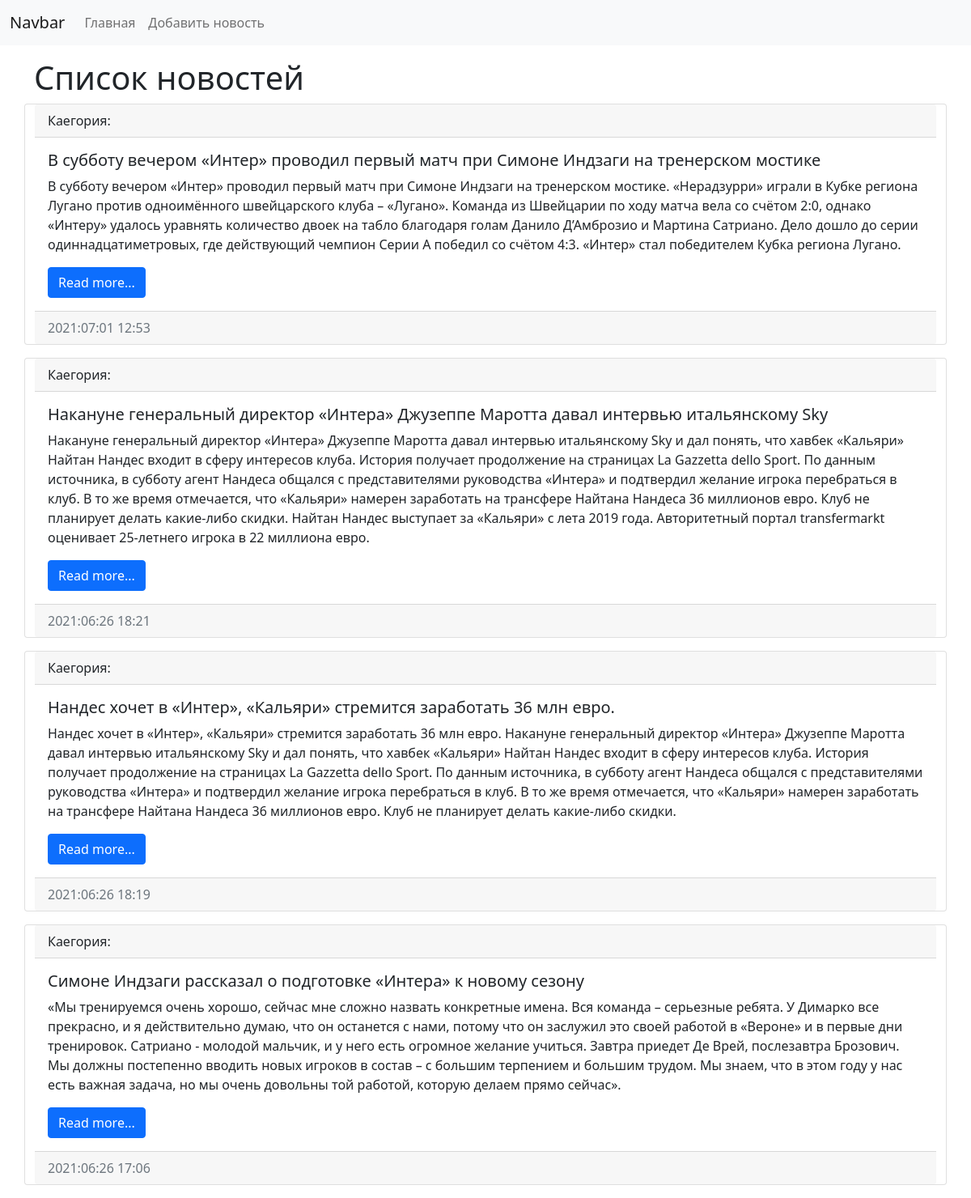
The page / on the database its author committed.
### news/models.py (models this page shows, shortened)
class News(models.Model):
    title = models.CharField(max_length=150, verbose_name='Заголовок')
    content = models.TextField(blank=True)
    created = models.DateTimeField(auto_now_add=True, verbose_name='Дата создания')
    updated = models.DateTimeField(auto_now=True, verbose_name='Дата обновления')
    photo = models.ImageField(upload_to='date/%y/%m/%d/', blank=True)
    is_published = models.BooleanField(default=True, verbose_name='Опубликовано')
    category = models.ForeignKey('Category', on_delete=models.PROTECT, null=True, verbose_name='Категория')
    class Meta:
        verbose_name = 'Новость'
        verbose_name_plural = 'Новости'
        ordering = ['-created', '-updated']

### news/views.py (the view)
# urls.py: path('', index),
def index(request):
    news = News.objects.all()
    context = {'news': news, 'title': 'Список новостей'}
    return render(request, 'news/index.html', context)

### news/templates/news/index.html (shortened to what this page needs)
<!doctype html>
<html lang="en">
  <head>
    <link href="https://cdn.jsdelivr.net/npm/bootstrap@5.0.2/dist/css/bootstrap.min.css" rel="stylesheet">
  </head>
  <body>
  <nav class="navbar navbar-expand-lg navbar-light bg-light">
  <div class="container-fluid">
    <a class="navbar-brand" href="#">Navbar</a>
    <div class="collapse navbar-collapse" id="navbarSupportedContent">
      <ul class="navbar-nav me-auto mb-2 mb-lg-0">
        <li class="nav-item"><a class="nav-link" href="/">Главная</a></li>
        <li class="nav-item"><a class="nav-link" href="/">Добавить новость</a></li>
      </ul>
    </div>
  </div>
</nav>
  <div class="container mt-3">
      <h1>{{ title }}</h1>
      <div class="row">
          {% for item in news%}
            <div class="card mb-3">
                  <div class="card-header">
                    Каегория:
                  </div>
                  <div class="card-body">
                    <h5 class="card-title">{{ item.title }}</h5>
                    <p class="card-text">{{ item.content }}</p>
                    <a href="/" class="btn btn-primary">Read more...</a>
                  </div>
                  <div class="card-footer text-muted">
                      {{ item.created|date:"Y:m:d H:i" }}
                  </div>
                </div>
          {% endfor %}
      </div>
  </div>
  </body>
</html>

### rows shown on the page
News: title "В субботу вечером «Интер» проводил первый матч при Симоне Индзаги на тренерском мостике", content "В субботу вечером «Интер» проводил первый матч при Симоне Индзаги на тренерском мостике. «Нерадзурри» играли в Кубке региона Лугано против одноимённого швейцарского клуба – «Лугано». Команда из Швейцарии по ходу матча вела со счётом 2:0, однако «Интеру» удалось уравнять количество двоек на табло благодаря голам Данило Д’Амброзио и Мартина Сатриано. Дело дошло до серии одиннадцатиметровых, где действующий чемпион Серии А победил со счётом 4:3. «Интер» стал победителем Кубка региона Лугано.", created "2021:07:01 12:53"
News: title "Накануне генеральный директор «Интера» Джузеппе Маротта давал интервью итальянскому Sky", content "Накануне генеральный директор «Интера» Джузеппе Маротта давал интервью итальянскому Sky и дал понять, что хавбек «Кальяри» Найтан Нандес входит в сферу интересов клуба. История получает продолжение на страницах La Gazzetta dello Sport. По данным источника, в субботу агент Нандеса общался с представителями руководства «Интера» и подтвердил желание игрока перебраться в клуб. В то же время отмечается, что «Кальяри» намерен заработать на трансфере Найтана Нандеса 36 миллионов евро. Клуб не планирует делать какие-либо скидки. Найтан Нандес выступает за «Кальяри» с лета 2019 года. Авторитетный портал transfermarkt оценивает 25-летнего игрока в 22 миллиона евро.", created "2021:06:26 18:21"
News: title "Нандес хочет в «Интер», «Кальяри» стремится заработать 36 млн евро.", content "Нандес хочет в «Интер», «Кальяри» стремится заработать 36 млн евро. Накануне генеральный директор «Интера» Джузеппе Маротта давал интервью итальянскому Sky и дал понять, что хавбек «Кальяри» Найтан Нандес входит в сферу интересов клуба. История получает продолжение на страницах La Gazzetta dello Sport. По данным источника, в субботу агент Нандеса общался с представителями руководства «Интера» и подтвердил желание игрока перебраться в клуб. В то же время отмечается, что «Кальяри» намерен заработать на трансфере Найтана Нандеса 36 миллионов евро. Клуб не планирует делать какие-либо скидки.", created "2021:06:26 18:19"
News: title "Симоне Индзаги рассказал о подготовке «Интера» к новому сезону", content "«Мы тренируемся очень хорошо, сейчас мне сложно назвать конкретные имена. Вся команда – серьезные ребята. У Димарко все прекрасно, и я действительно думаю, что он останется с нами, потому что он заслужил это своей работой в «Вероне» и в первые дни тренировок. Сатриано - молодой мальчик, и у него есть огромное желание учиться. Завтра приедет Де Врей, послезавтра Брозович. Мы должны постепенно вводить новых игроков в состав – с большим терпением и большим трудом. Мы знаем, что в этом году у нас есть важная задача, но мы очень довольны той работой, которую делаем прямо сейчас».", created "2021:06:26 17:06"

### other values the page prints
{{ title }} "Список новостей"
